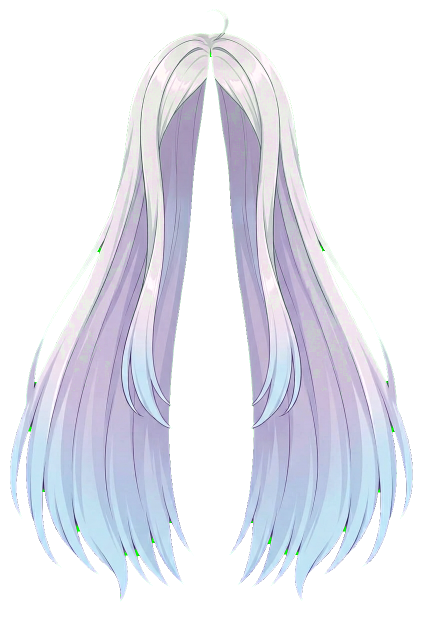
#> input picture characters/xiaoxun/design/redraw/hair_only/hair_long_backonly_v1.png, 843 x 1264 px (shown at 1/2 size)
$ python fit_hair_part.py --src ../characters/xiaoxun/design/redraw/hair_only/hair_long_backonly_v1.png --ref ../characters/xiaoxun/design/redraw/hair_only/hair_long_backonly_v1.png --out out.png
#> lines starting #> are read from the running program, lines starting #| are printed output that depends on the picture; after the words box and inside, x2 and y2 are one past the last pixel; in counts of white or black regions, pixels touching at a corner belong together
#!/usr/bin/env python3
# -*- coding: utf-8 -*-
"""fit_hair_part.py —— 把"髮だけ差分"的候选件，变成可直接顶替旧件的精灵（T67.25）

★ 它解决什么
--------------------------------------------------------------------
`key_magenta.py` 出来的图是**画家尺寸**（另一张画布、另一套比例），
而 rig.json 里一个部件的位置写的是
`pos / anchor / scale_1x` + 一张 `@2x` 精灵，四者必须严丝合缝。
手调 pos 是最容易出事的做法（历史上每一次"头发飘了""头发长在肩膀外"都出在这）。

这个工具换一个思路：**不动 rig，只让新件的几何去就旧件**。
   1. 量旧件精灵里"内容"的外接框（旧件是从正式立绘切的，它的位置就是真值）；
   2. 把新图的内容**非等比**缩放到同一个外接框；
   3. 贴进一张**和旧件同尺寸**的画布，内容落在同一个位置。
于是新件可以直接改名顶替旧件，`rig.json` 一个字都不用改。

★ 为什么允许非等比（x、y 两个方向缩放不同）
--------------------------------------------------------------------
生成出来的图固有比例和立绘差约 10%（实测宽高比 0.68 vs 0.62）。
等比缩放只能二选一：对齐高度就宽 10%、对齐宽度就短 9%。
两个都不行 —— 宽 10% 会盖住手臂，短 9% 发梢会露在裙子上面。
而头发没有刚体的圆、没有文字，10% 的各向异性**肉眼不可辨**，
所以这里选"两个方向都对齐"，并在报告里把两个缩放系数都打出来备查。

用法
----
    python3 tools/fit_hair_part.py --src design/redraw/hair_only/hair_long_backonly_v1.png \
        --ref forms/teen/sprites/hair_long_back@2x.png \
        --out design/redraw/hair_only/hair_long_back_v2@2x.png \
        --drop-ahoge 405 0 471 64
"""
from __future__ import annotations

import argparse
import os
import sys

import numpy as np
from PIL import Image


def content_bbox(alpha, thr=24):
    ys, xs = np.nonzero(alpha > thr)
    if not len(xs):
        raise SystemExit("空图")
    return int(xs.min()), int(ys.min()), int(xs.max()), int(ys.max())


# [15 lines left out: function drop_ahoge, not called in this run]


def resize_premultiplied(im, size):
    """按**预乘 alpha** 缩放。

    ★ 为什么不能直接 resize：PIL 对 RGBA 是 RGB 和 A 各自独立插值的。
      透明区域的 RGB 即使是垃圾（反预乘时 0/a 会炸出纯绿），也会被混进边缘像素 →
      头发边上出现绿点/杂边。预乘之后透明区的 RGB 权重为 0，天然不参与混合。
      这是所有 sprite 缩放的标配做法，别省。
    """
    a = np.array(im).astype(np.float64)
    al = a[..., 3:4] / 255.0
    pm = np.concatenate([a[..., :3] * al, a[..., 3:4]], axis=2)
    pm_im = Image.fromarray(np.clip(pm, 0, 255).astype(np.uint8))
    pm_im = pm_im.resize(size, Image.LANCZOS)
    b = np.array(pm_im).astype(np.float64)
    # 分母夹在 0.25：alpha=3/255 时若直接除，放大约 85 倍，边缘会炸出一圈杂色。
    al2 = np.maximum(b[..., 3:4] / 255.0, 0.25)
    rgb = np.clip(b[..., :3] / al2, 0, 255)
    out = np.concatenate([rgb, b[..., 3:4]], axis=2)
    out = extend_edge_color(out.astype(np.uint8))
    out = despeckle_color(out)
    return Image.fromarray(out)


def despeckle_color(arr, iters=6):
    """把"不可能是这个素材的颜色"替换成邻居颜色（alpha 不动）。

    ★ 判据只认两种**绝不可能**的颜色，不做任何审美判断：
      · 偏绿：`G-R>40`（本角色的发色是冷紫，R≈G，绝不会有绿）
      · 洋红：`R-G>60 且 B-G>60`（键底色，抠像没抠干净时会有）
      抓到就取邻域平均替换，逐轮扩散。这样既不会改坏正常发色，又能把
      反预乘在 alpha 很小时炸出来的杂色彻底清掉 —— 否则它会在缩放/采样时
      污染边缘，表现为头发边上冒绿点（本轮实测 31,219 个）。
    """
    out = arr.copy()
    for _ in range(iters):
        a = out.astype(np.int32)
        R, G, B = a[..., 0], a[..., 1], a[..., 2]
        bad = (G - R > 40) | ((R - G > 60) & (B - G > 60))
        if not bad.any():
            break
        good = ~bad
        acc = np.zeros(out[..., :3].shape, np.float64)
        cnt = np.zeros(out.shape[:2], np.float64)
        for dy, dx in ((1, 0), (-1, 0), (0, 1), (0, -1), (1, 1), (1, -1), (-1, 1), (-1, -1)):
            k = np.roll(np.roll(good, dy, 0), dx, 1)
            v = np.roll(np.roll(out[..., :3], dy, 0), dx, 1)
            acc += v * k[..., None]
            cnt += k
        fill = bad & (cnt > 0)
        if not fill.any():
            break
        out[fill, :3] = (acc[fill] / cnt[fill][:, None]).astype(np.uint8)
    return out


def extend_edge_color(arr, thr=16, iters=10):
    """把不透明像素的颜色**往外扩**到透明区（alpha 不动）。

    ★ 为什么：任何做了 alpha 过滤（引擎线性采样、mipmap、缩放）的地方，
      边缘像素的颜色都会和**旁边透明像素的 RGB**混合。透明像素 RGB 要是黑的，
      边缘就发暗（黑边）；要是垃圾（0,255,0），边缘就冒绿点。
      正确做法不是"把透明区涂黑"，而是"让它带上邻近的皮肤/头发颜色"。
    """
    out = arr.copy()
    A = out[..., 3]
    known = A > thr
    for _ in range(iters):
        if known.all():
            break
        acc = np.zeros(out[..., :3].shape, np.float64)
        cnt = np.zeros(A.shape, np.float64)
        for dy, dx in ((1, 0), (-1, 0), (0, 1), (0, -1), (1, 1), (1, -1), (-1, 1), (-1, -1)):
            k = np.roll(np.roll(known, dy, 0), dx, 1)
            v = np.roll(np.roll(out[..., :3], dy, 0), dx, 1)
            acc += v * k[..., None]
            cnt += k
        fill = (~known) & (cnt > 0)
        if not fill.any():
            break
        out[fill, :3] = (acc[fill] / cnt[fill][:, None]).astype(np.uint8)
        known = known | fill
    return out


def fit_part(src_path, ref_path, out_path, ahoge_box=None):
    """把 src 拟合到 ref 的几何上并写出 out。返回 (sx, sy, 不透明px)。"""
    src = Image.open(src_path).convert("RGBA")
    ref = Image.open(ref_path).convert("RGBA")
    if ahoge_box:
        src = drop_ahoge(src, ahoge_box)
    RW, RH = ref.size
    rox0, roy0, rox1, roy1 = content_bbox(np.array(ref)[:, :, 3])
    nx0, ny0, nx1, ny1 = content_bbox(np.array(src)[:, :, 3])
    rw, rh = rox1 - rox0 + 1, roy1 - roy0 + 1
    nw, nh = nx1 - nx0 + 1, ny1 - ny0 + 1
    sx, sy = rw / nw, rh / nh
    print("  旧件画布 %dx%d，内容框 %dx%d @ (%d,%d)" % (RW, RH, rw, rh, rox0, roy0))
    print("  新件内容框 %dx%d → 缩放 x%.4f y%.4f（各向异性 %.1f%%）"
          % (nw, nh, sx, sy, 100 * (sy / sx - 1)))
    new = resize_premultiplied(src.crop((nx0, ny0, nx1 + 1, ny1 + 1)), (rw, rh))
    canvas = Image.new("RGBA", (RW, RH), (0, 0, 0, 0))
    canvas.paste(new, (rox0, roy0))
    canvas.save(out_path)
    op = int((np.array(canvas)[:, :, 3] > 24).sum())
    print("  写出 %s（%dx%d，不透明 %d px）" % (out_path, RW, RH, op))
    return sx, sy, op


def main():
    ap = argparse.ArgumentParser()
    ap.add_argument("--src", required=True, help="髮だけ差分（带 alpha）")
    ap.add_argument("--ref", required=True, help="要顶替的旧 @2x 精灵（几何真值）")
    ap.add_argument("--out", required=True)
    ap.add_argument("--drop-ahoge", nargs=4, type=int, default=None,
                    metavar=("X0", "Y0", "X1", "Y1"))
    a = ap.parse_args()

    box = tuple(a.drop_ahoge) if a.drop_ahoge else None
    fit_part(a.src, a.ref, a.out, box)
#> in fit_part, src is the input picture: PIL image 843x1264 RGBA; mean R, G, B, A 83.3, 90.9, 93.4, 107.7
#> in fit_part, `rox0, roy0, rox1, roy1 = content_bbox(np.array(ref)[:, :, 3])`: rox0 = 20; roy0 = 18; rox1 = 825; roy1 = 1202
#> in fit_part, `nx0, ny0, nx1, ny1 = content_bbox(np.array(src)[:, :, 3])`: nx0 = 20; ny0 = 18; nx1 = 825; ny1 = 1202
#> in fit_part, `rw, rh = rox1 - rox0 + 1, roy1 - roy0 + 1`: rw = 806; rh = 1185
#> in fit_part, `nw, nh = nx1 - nx0 + 1, ny1 - ny0 + 1`: nw = 806; nh = 1185
#> in fit_part, `sx, sy = rw / nw, rh / nh`: sx = 1
#|   旧件画布 843x1264，内容框 806x1185 @ (20,18)
#|   新件内容框 806x1185 → 缩放 x1.0000 y1.0000（各向异性 0.0%）
#> in extend_edge_color, `known = A > thr`:
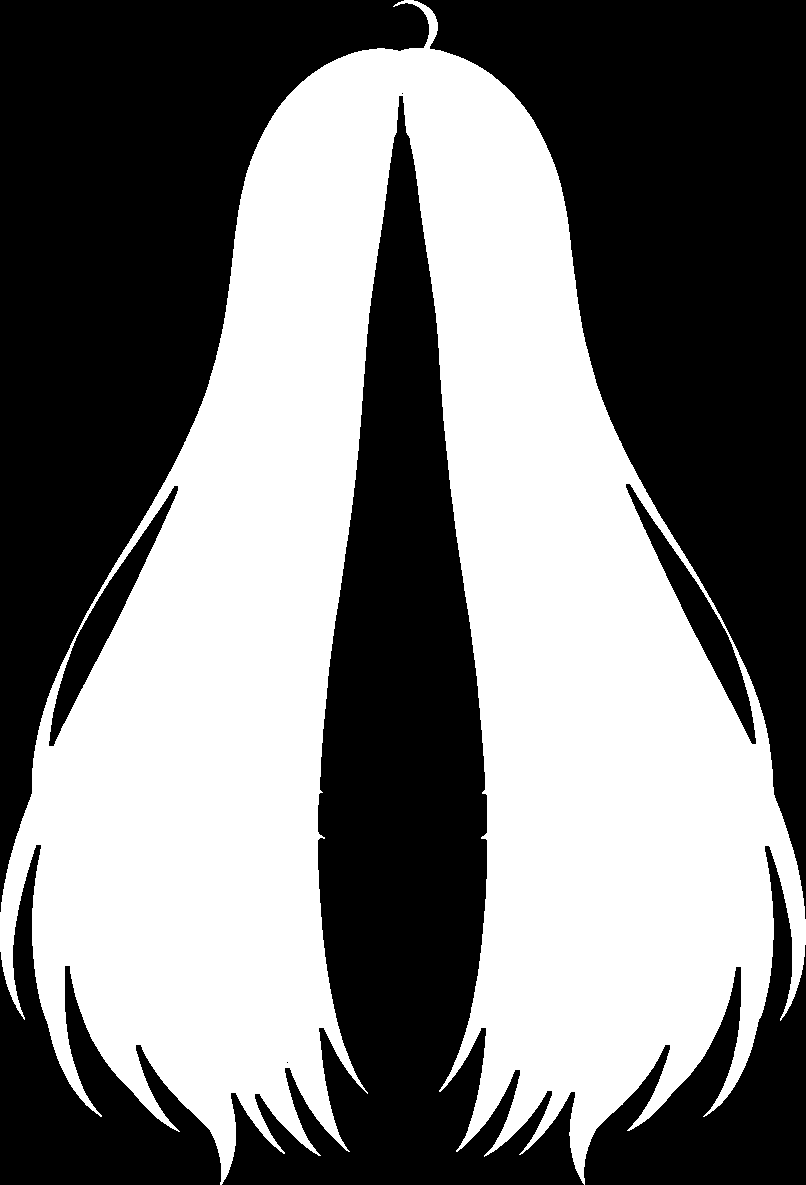
#> known: shape (1185, 806) bool; 47.3% white; 1 white region, box (x1, y1, x2, y2) and area: (0, 0, 806, 1185) 451997
#> after the loop in extend_edge_color, `for _ in range(iters):`:
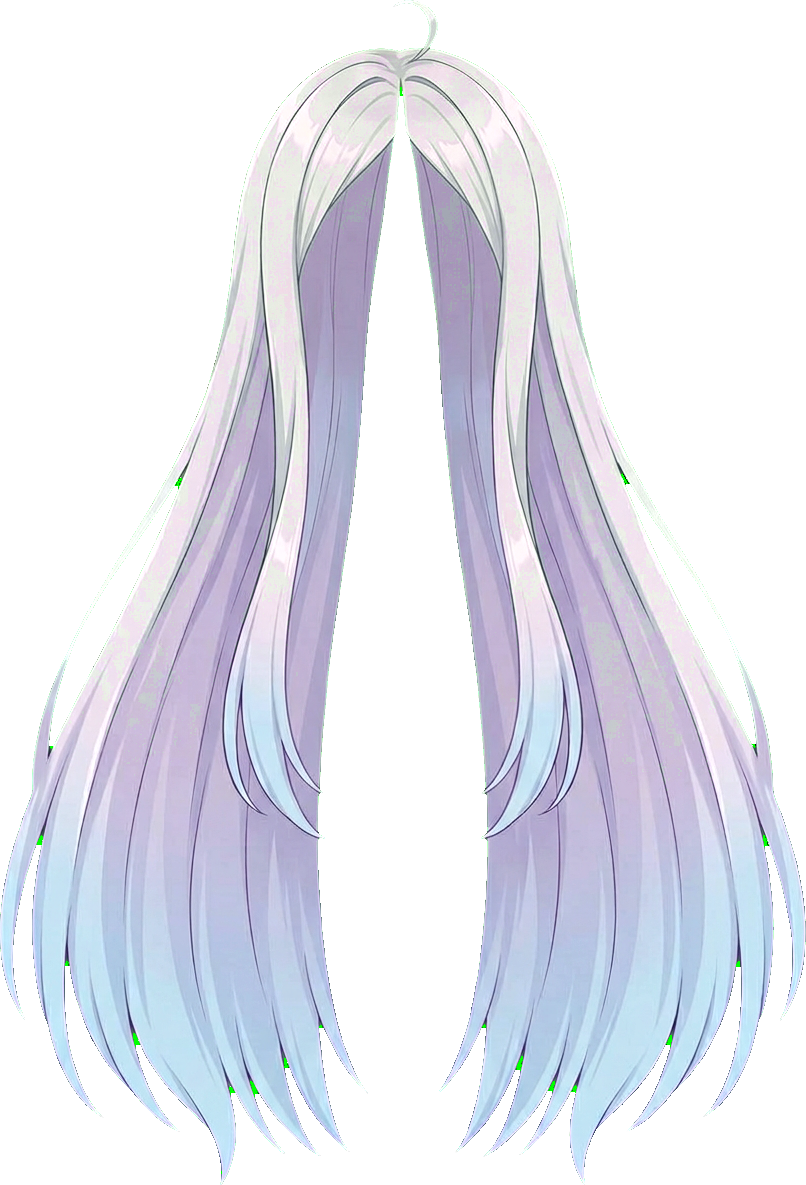
#> out: shape (1185, 806, 4); mean of channels 0, 1, 2, 3 102, 112.4, 115.6, 120.2; transparent parts drawn white
#> after the loop in despeckle_color, `for _ in range(iters):`:
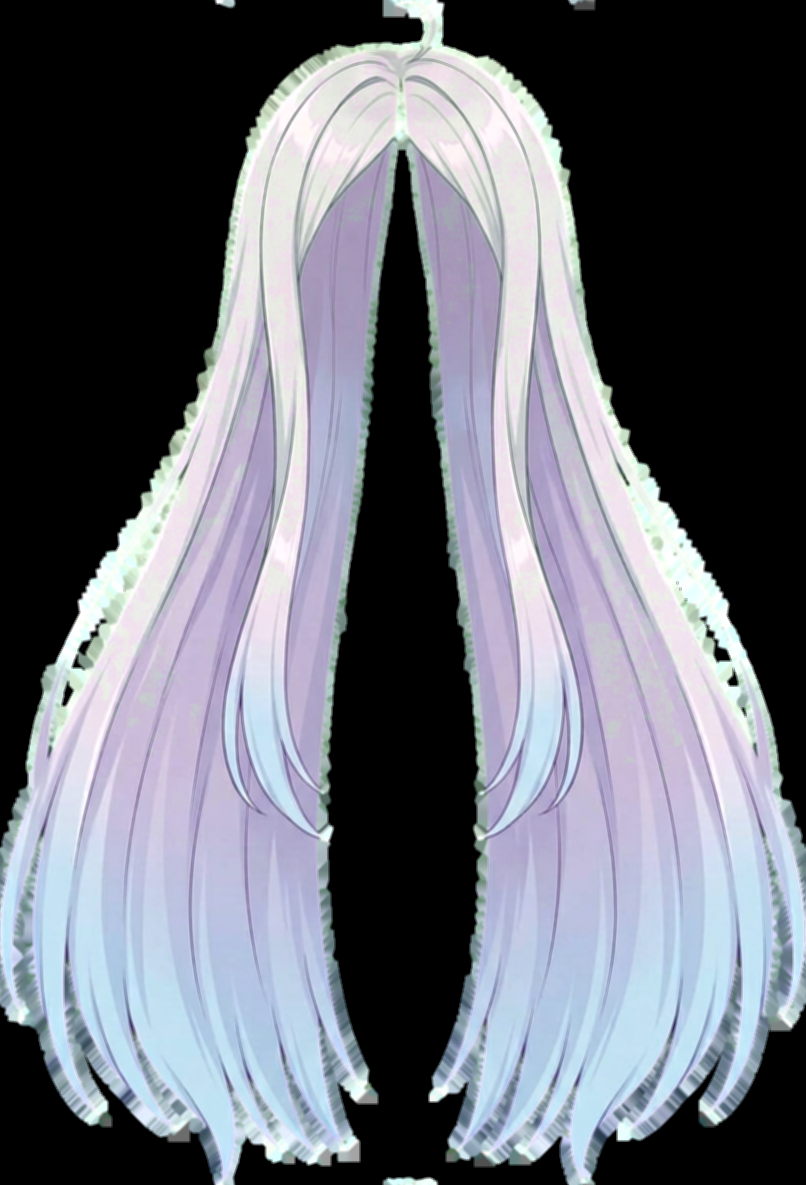
#> acc: shape (1185, 806, 3) float64; mean of channels 0, 1, 2 858.5, 882.5, 960.8; drawn with min black and max white
#> after the loop in despeckle_color, `for _ in range(iters):`:
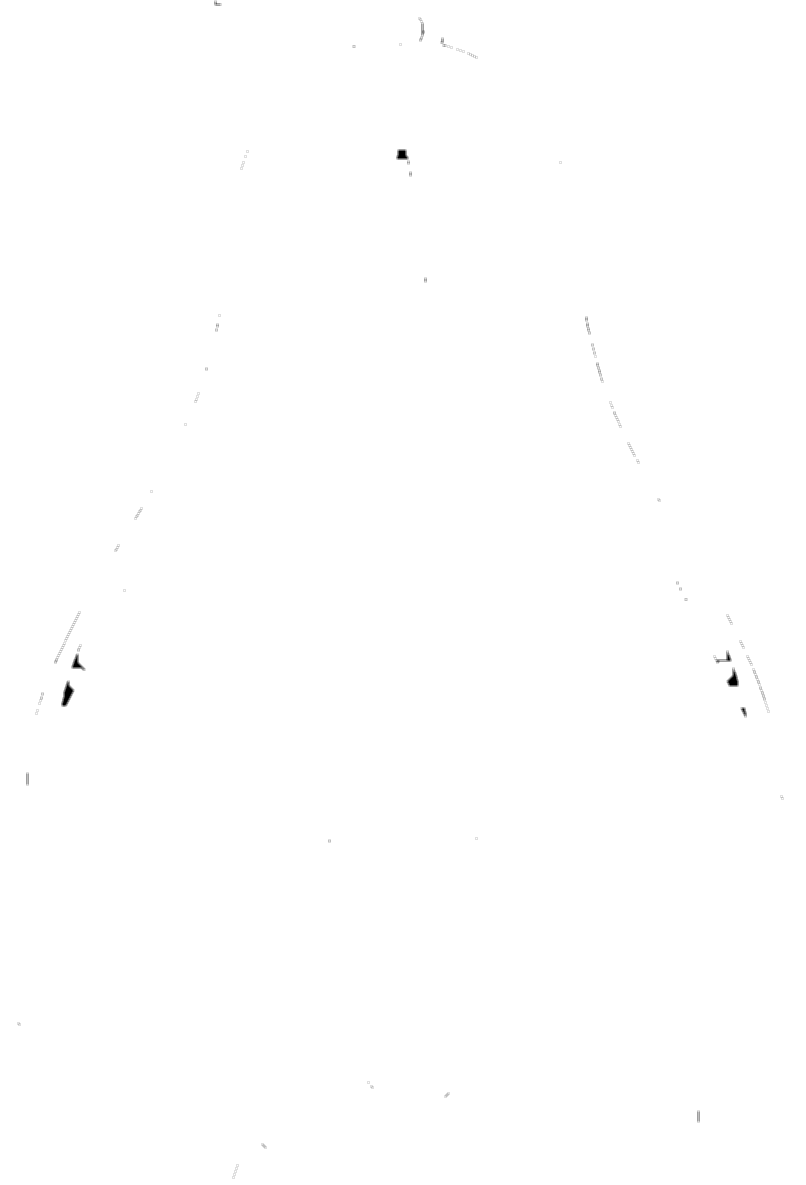
#> cnt: shape (1185, 806) float64; min 0, max 8, mean 7.99; drawn with min black and max white
#> after the loop in despeckle_color, `for _ in range(iters):`:
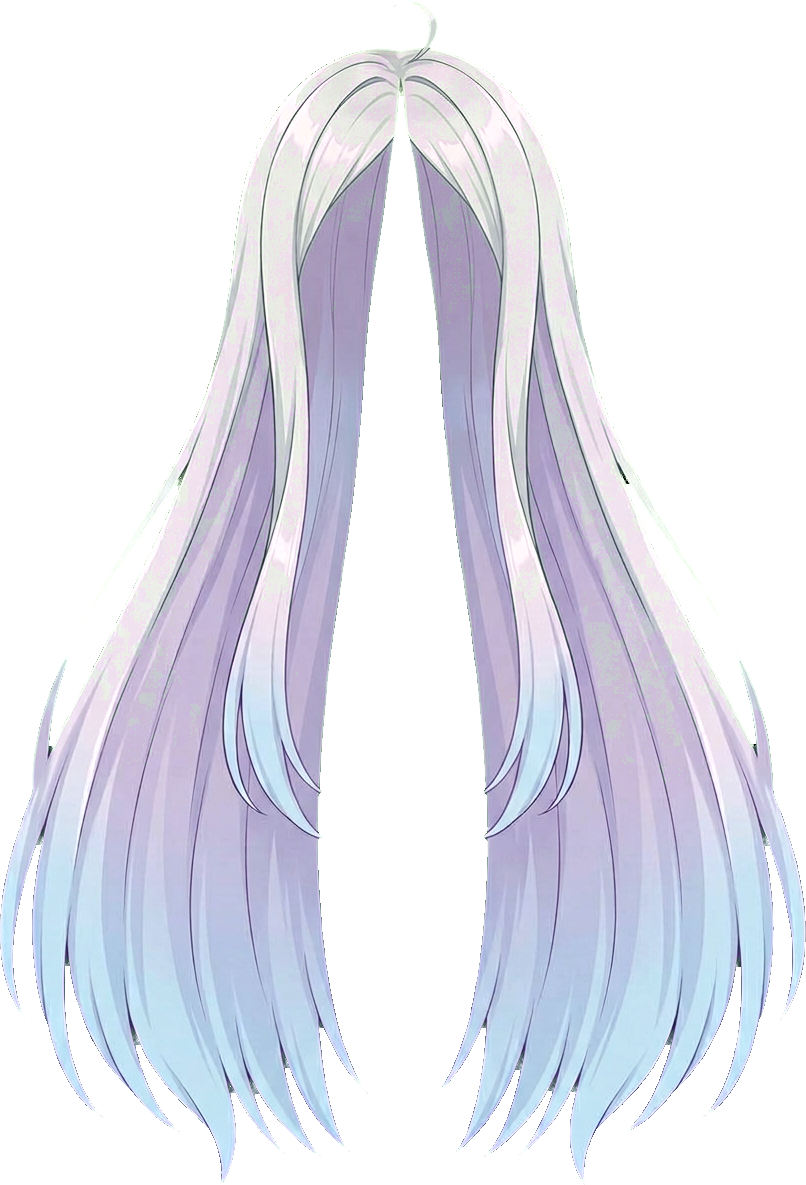
#> out: shape (1185, 806, 4); 6.29% of pixels changed, all inside (x1, y1, x2, y2) = (0, 0, 806, 1185); transparent parts drawn white
#> in fit_part, `op = int((np.array(canvas)[:, :, 3] > 24).sum())`: op = 451818
#|   写出 out.png（843x1264，不透明 451818 px）
    return 0


if __name__ == "__main__":
    sys.exit(main())
#> (the program exits here)
